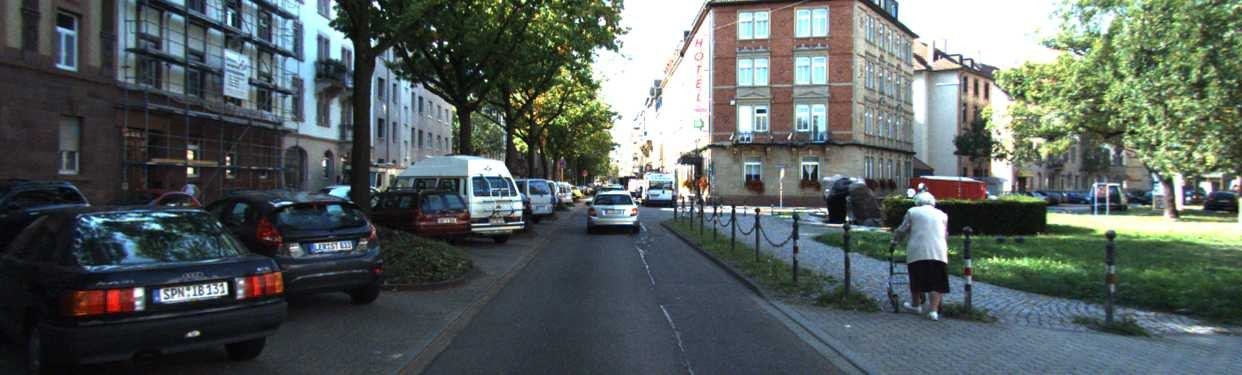
#> input picture labs/data/images/drive_city.jpg, 1242 x 375 px
$ jupyter execute --allow-errors lab3_4_privacy.ipynb
#> lines starting #> are read from the running program, lines starting #| are printed output that depends on the picture; after the words box and inside, x2 and y2 are one past the last pixel; in counts of white or black regions, pixels touching at a corner belong together
# 实验 3-4 给行车照片打码：用轮廓规则找车牌，用检测模型找行人，再打马赛克

从上到下依次运行每个单元格（Shift + Enter）。标有“← 改这里”的地方是“改一改”练习要修改的位置。

### 第 1 步：写一个打马赛克的函数：先缩小再放大，细节就没了

[cell 1]
import cv2
from ultralytics import YOLO

def mosaic(img, x, y, w, h, block=8):
    part = img[y:y + h, x:x + w]
    small = cv2.resize(part, (max(1, w // block), max(1, h // block)))           # 缩小到 1/8
    img[y:y + h, x:x + w] = cv2.resize(small, (w, h), interpolation=cv2.INTER_NEAREST)  # 再放大

### 第 2 步：用“亮 + 扁长方形”的规则找车牌

[cell 2]
img = cv2.imread("../data/images/drive_city.jpg")      # ← 改这里：换成 street_crossing.jpg 试试
#> img is the input picture: shape (375, 1242, 3); mean B, G, R 95.1, 97, 87.9
gray = cv2.cvtColor(img, cv2.COLOR_BGR2GRAY)
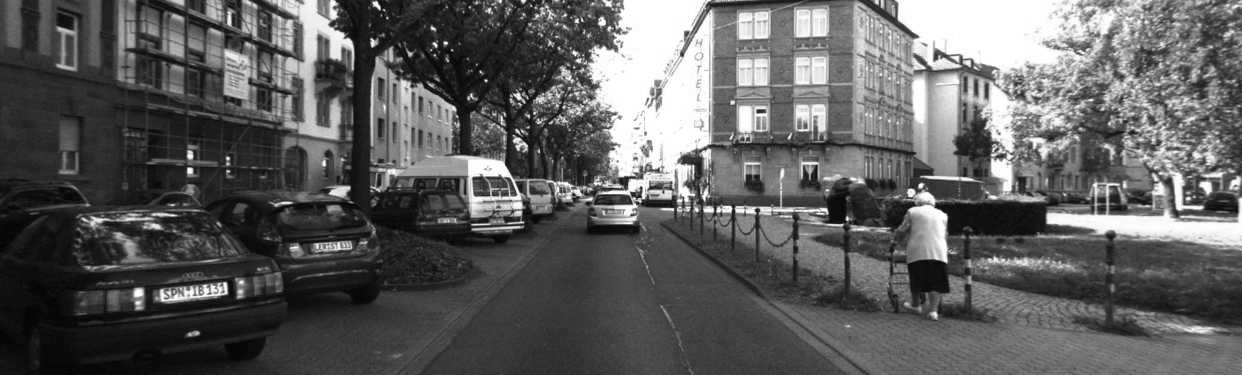
#> gray: shape (375, 1242); min 0, max 255, mean 94.1
_, binary = cv2.threshold(gray, 140, 255, cv2.THRESH_BINARY)       # 车牌底色亮
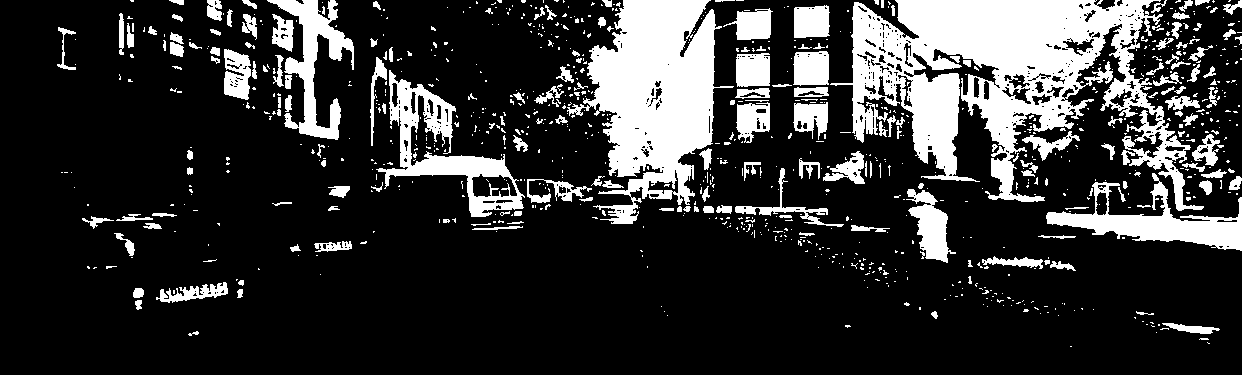
#> binary: shape (375, 1242); 20.5% white; 943 white regions (752 under 20 px), largest, box (x1, y1, x2, y2) and area: (830, 0, 1204, 211) 32894, (567, 0, 734, 224) 19327, (376, 70, 525, 217) 5530
binary = cv2.morphologyEx(binary, cv2.MORPH_CLOSE, cv2.getStructuringElement(cv2.MORPH_RECT, (9, 3)))  # 把字缝补上
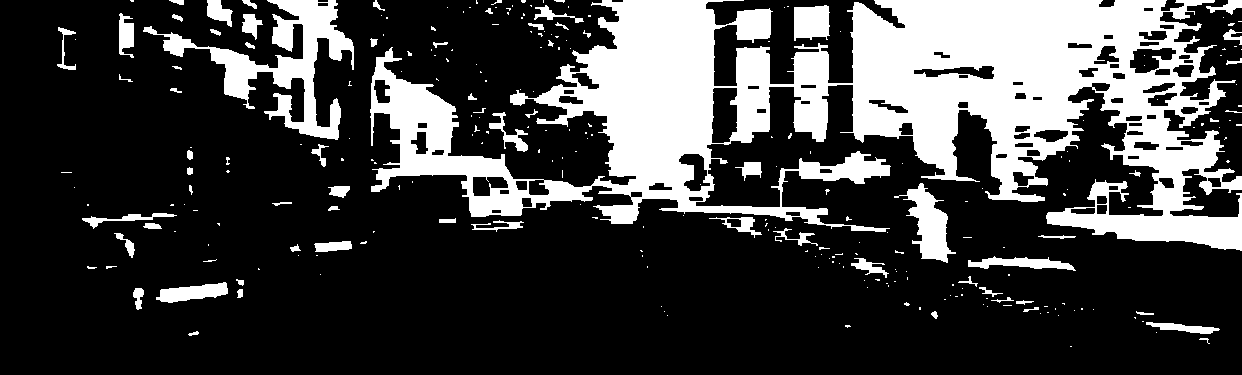
#> binary: shape (375, 1242); 25.3% white; 269 white regions (197 under 20 px)
contours, _ = cv2.findContours(binary, cv2.RETR_EXTERNAL, cv2.CHAIN_APPROX_SIMPLE)
#> contours = 265 contours, 213 with area under 20; largest, box (x1, y1, x2, y2) and area: (370, 0, 1242, 251) 102966, (143, 0, 354, 140) 7178, (894, 183, 956, 263) 1842, (794, 5, 830, 41) 1029, (156, 282, 228, 303) 826
plates = []
for c in contours:
    x, y, w, h = cv2.boundingRect(c)
    if 8 <= h <= 40 and 2.5 <= w / h <= 6 and cv2.contourArea(c) > 0.45 * w * h:  # 高度、宽高比、填充度
        plates.append((x, y, w, h))
#> this loop made 265 passes
#> (x, y, w, h) on passes 2 to 4: (1199, 338, 11, 6), (1156, 332, 1, 1), (188, 331, 11, 5)
#> after the loop, plates = [(156, 282, 72, 21), (314, 241, 38, 11)]
print("像车牌的区域：", plates)
#| 像车牌的区域： [(156, 282, 72, 21), (314, 241, 38, 11)]

$ run again, with labs/data/images/street_crossing.jpg copied over labs/data/images/drive_city.jpg
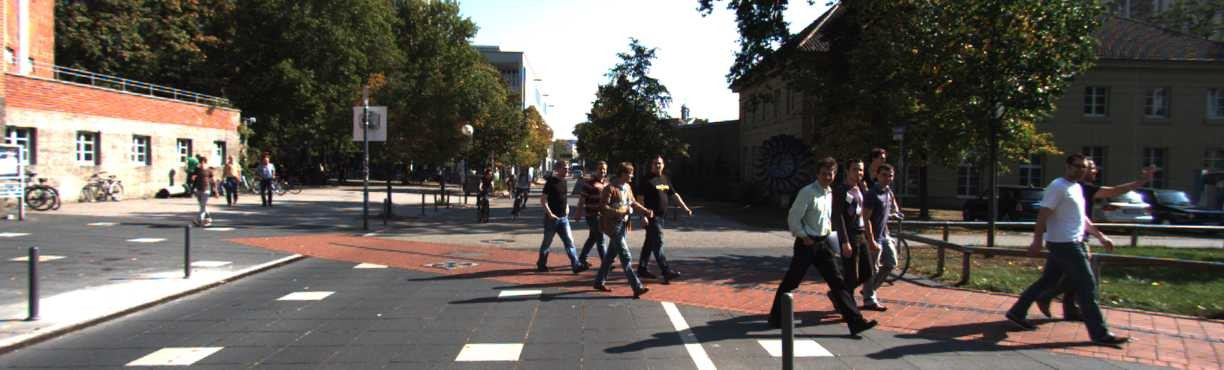
#> input picture labs/data/images/street_crossing.jpg, 1224 x 370 px
#> img is the input picture: shape (370, 1224, 3); mean B, G, R 86.8, 93.3, 99.5
#> `_, binary = cv2.threshold(gray, 140, 255, cv2.THRESH_BINARY)`:
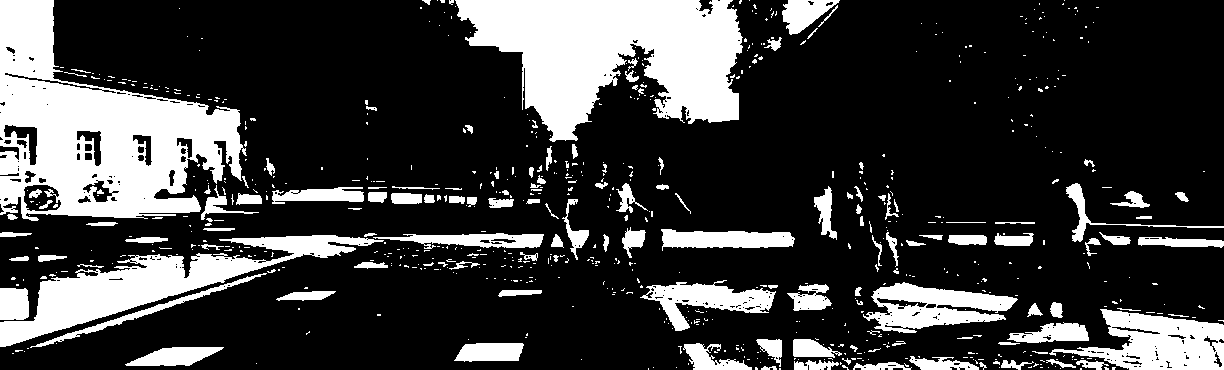
#> binary: shape (370, 1224); 23.5% white; 714 white regions (577 under 20 px), largest, box (x1, y1, x2, y2) and area: (0, 0, 247, 221) 27767, (455, 0, 743, 142) 25159, (0, 235, 384, 347) 11380
#> `binary = cv2.morphologyEx(binary, cv2.MORPH_CLOSE, cv2.getStructuringE..`:
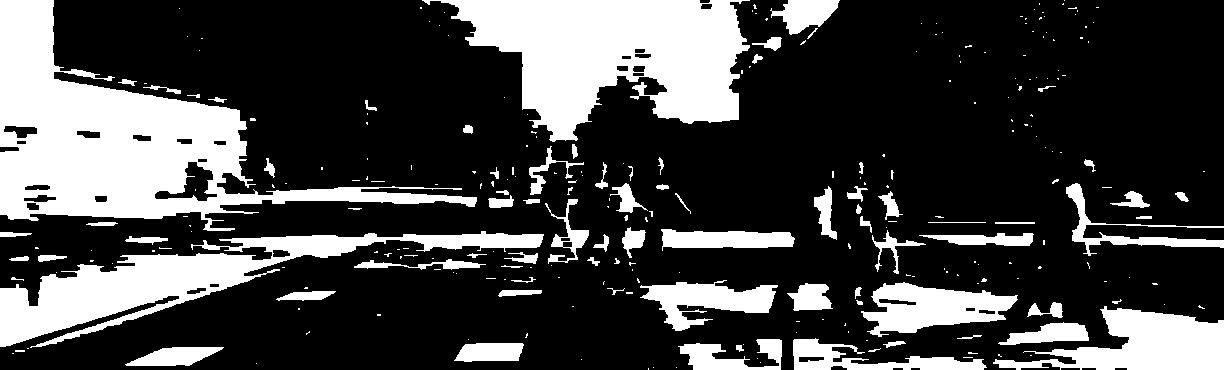
#> binary: shape (370, 1224); 26.3% white; 278 white regions (195 under 20 px)
#> contours = 277 contours, 213 with area under 20; largest, box (x1, y1, x2, y2) and area: (0, 0, 477, 231) 35892, (422, 0, 750, 142) 26373, (0, 231, 544, 348) 16122, (993, 306, 1224, 370) 7278, (861, 282, 1018, 337) 4830
#> the loop `for c in contours:` made 277 passes
#> (x, y, w, h) on passes 2 to 4: (676, 367, 1, 1), (653, 367, 1, 1), (256, 363, 1, 1)
#> after the loop `for c in contours:`: plates = [(125, 347, 99, 19), (454, 343, 70, 19), (678, 339, 104, 31), (998, 322, 91, 23), (276, 291, 60, 10)]
#| 像车牌的区域： [(125, 347, 99, 19), (454, 343, 70, 19), (678, 339, 104, 31), (998, 322, 91, 23), (276, 291, 60, 10)]

$ run again, with labs/data/images/drive_highway.jpg copied over labs/data/images/drive_city.jpg
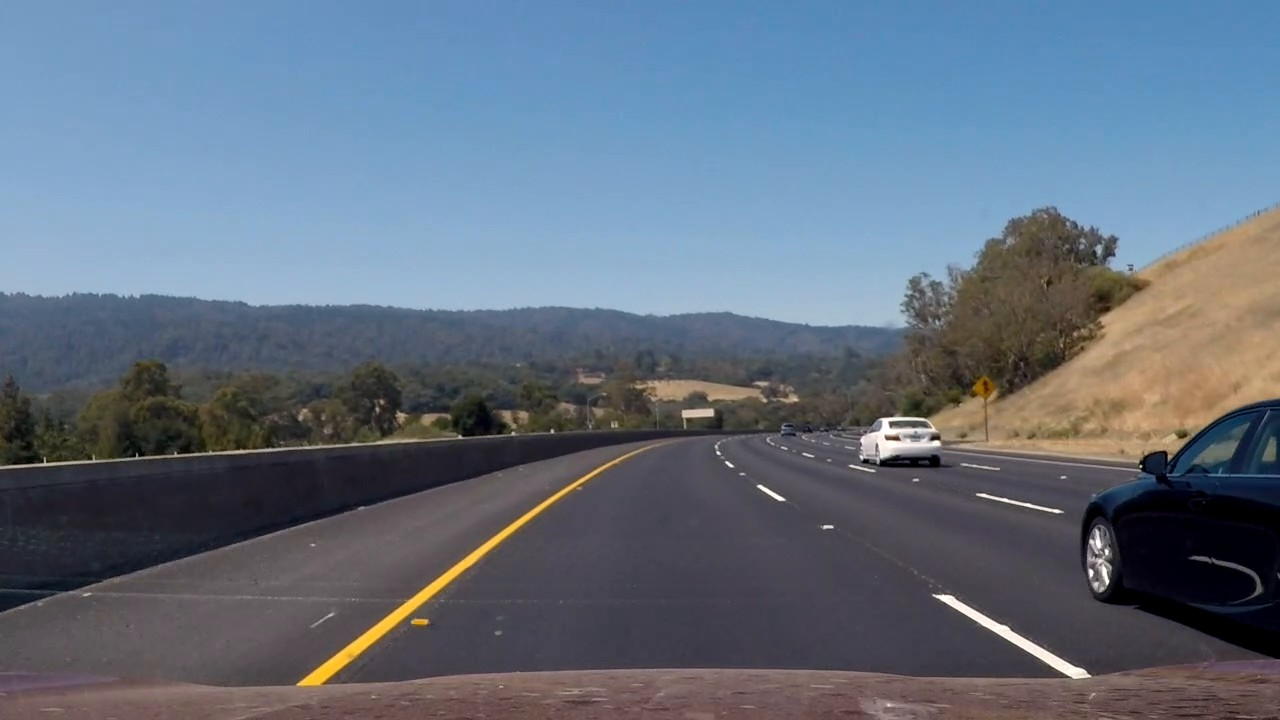
#> input picture labs/data/images/drive_highway.jpg, 1280 x 720 px
#> img is the input picture: shape (720, 1280, 3); mean B, G, R 126.8, 111.3, 98.6
#> `gray = cv2.cvtColor(img, cv2.COLOR_BGR2GRAY)`:
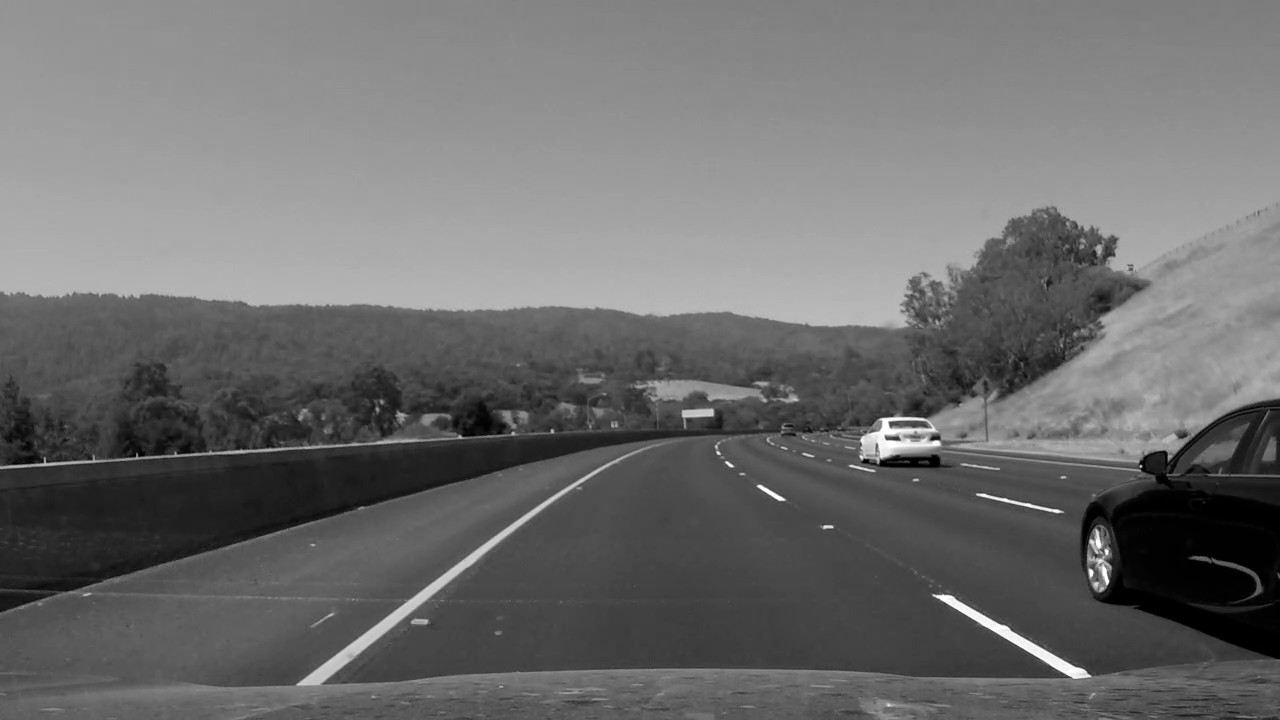
#> gray: shape (720, 1280); min 0, max 255, mean 109.3
#> `binary = cv2.morphologyEx(binary, cv2.MORPH_CLOSE, cv2.getStructuringE..`:
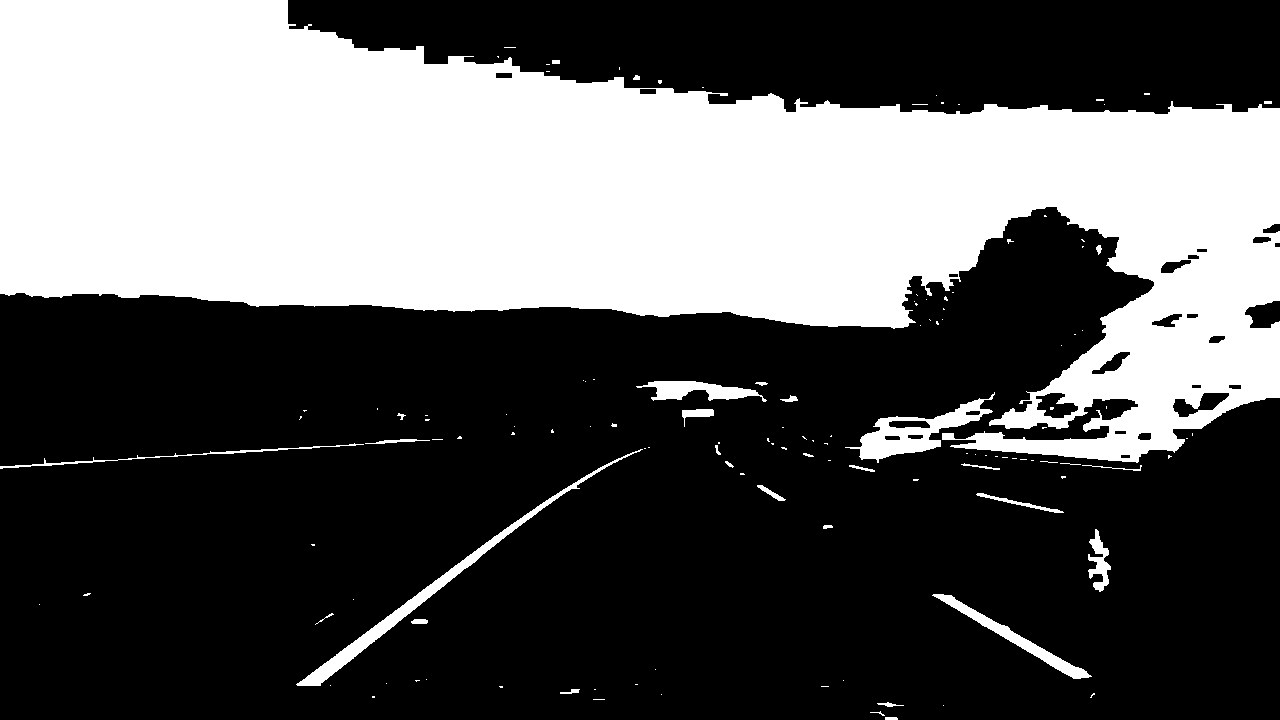
#> binary: shape (720, 1280); 35.7% white; 129 white regions (97 under 20 px)
#> contours = 128 contours, 106 with area under 20; largest, box (x1, y1, x2, y2) and area: (0, 0, 1280, 463) 316514, (845, 392, 995, 463) 3242, (296, 449, 643, 686) 3048, (932, 594, 1092, 679) 1528, (636, 381, 767, 402) 1242
#> the loop `for c in contours:` made 128 passes
#> (x, y, w, h) on passes 1, 2, 3, 4, 7, 8, 10, 13: (885, 717, 13, 3), (870, 711, 15, 5), (943, 705, 1, 1), (877, 702, 27, 5), (661, 694, 1, 1), (1090, 693, 5, 5), (560, 689, 20, 5), (330, 685, 1, 1)
#> after the loop `for c in contours:`: plates = []
#| 像车牌的区域： []
